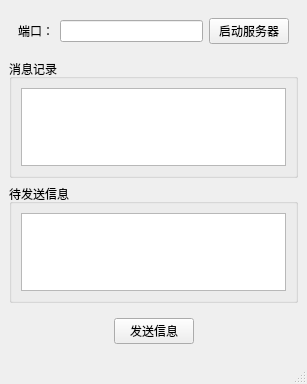
<?xml version="1.0" encoding="UTF-8"?>
<ui version="4.0">
 <class>MainWindow</class>
 <widget class="QMainWindow" name="MainWindow">
  <property name="geometry">
   <rect>
    <x>0</x>
    <y>0</y>
    <width>307</width>
    <height>384</height>
   </rect>
  </property>
  <property name="windowTitle">
   <string>MainWindow</string>
  </property>
  <widget class="QWidget" name="centralwidget">
   <layout class="QVBoxLayout" name="verticalLayout">
    <item>
     <widget class="QWidget" name="widget" native="true">
      <layout class="QHBoxLayout" name="horizontalLayout">
       <item>
        <widget class="QLabel" name="label">
         <property name="text">
          <string>端口：</string>
         </property>
        </widget>
       </item>
       <item>
        <widget class="QLineEdit" name="port"/>
       </item>
       <item>
        <widget class="QPushButton" name="start">
         <property name="text">
          <string>启动服务器</string>
         </property>
        </widget>
       </item>
      </layout>
     </widget>
    </item>
    <item>
     <widget class="QGroupBox" name="groupBox">
      <property name="title">
       <string>消息记录</string>
      </property>
      <layout class="QHBoxLayout" name="horizontalLayout_2">
       <item>
        <widget class="QTextEdit" name="record"/>
       </item>
      </layout>
     </widget>
    </item>
    <item>
     <widget class="QGroupBox" name="groupBox_2">
      <property name="title">
       <string>待发送信息</string>
      </property>
      <layout class="QHBoxLayout" name="horizontalLayout_3">
       <item>
        <widget class="QTextEdit" name="msg"/>
       </item>
      </layout>
     </widget>
    </item>
    <item>
     <widget class="QWidget" name="widget_2" native="true">
      <layout class="QHBoxLayout" name="horizontalLayout_4">
       <item>
        <spacer name="horizontalSpacer">
         <property name="orientation">
          <enum>Qt::Horizontal</enum>
         </property>
         <property name="sizeHint" stdset="0">
          <size>
           <width>40</width>
           <height>20</height>
          </size>
         </property>
        </spacer>
       </item>
       <item>
        <widget class="QPushButton" name="send">
         <property name="text">
          <string>发送信息</string>
         </property>
        </widget>
       </item>
       <item>
        <spacer name="horizontalSpacer_2">
         <property name="orientation">
          <enum>Qt::Horizontal</enum>
         </property>
         <property name="sizeHint" stdset="0">
          <size>
           <width>40</width>
           <height>20</height>
          </size>
         </property>
        </spacer>
       </item>
      </layout>
     </widget>
    </item>
   </layout>
  </widget>
  <widget class="QMenuBar" name="menubar">
   <property name="geometry">
    <rect>
     <x>0</x>
     <y>0</y>
     <width>307</width>
     <height>23</height>
    </rect>
   </property>
  </widget>
  <widget class="QStatusBar" name="statusbar"/>
 </widget>
 <resources/>
 <connections/>
</ui>
